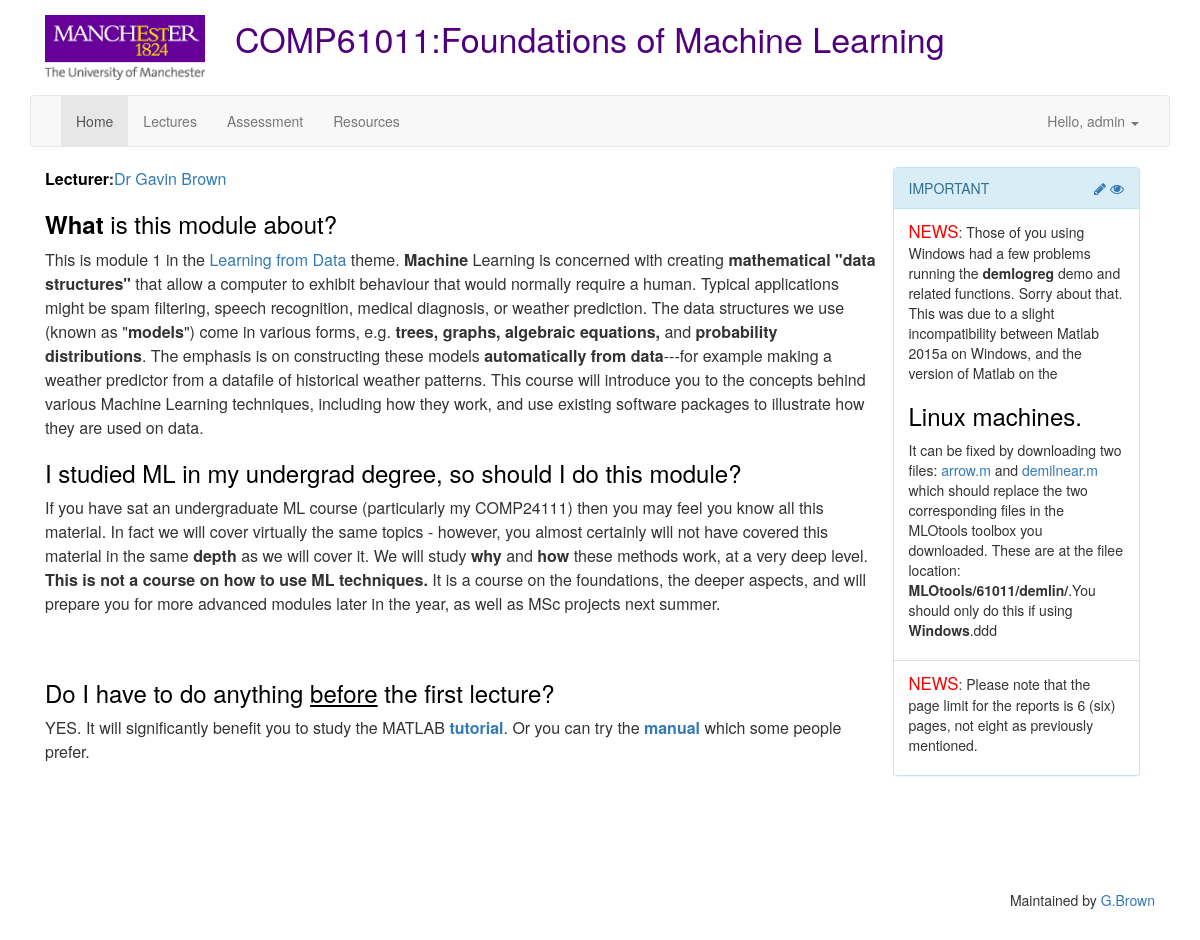
Page /home (signed in) on the committed database.
### tables this page shows
CREATE TABLE sidepanel (
    id integer primary key autoincrement,
    item text not null
);

CREATE TABLE contents (
  id integer primary key autoincrement,
  content text not null,
  url text not null
);

### flaskr.py (the view)
@app.route('/home')
def show_home():
    cur = g.db.execute('SELECT content,url FROM contents WHERE url="/home";')
    content = [dict(text=row[0], url=row[1]) for row in cur.fetchall()]
    cur = g.db.execute('SELECT item,id FROM sidepanel ORDER BY id DESC;')
    sideitem = [dict(item=row[0], id=row[1]) for row in cur.fetchall()]
    return render_template('home.html', content=content, sideitem=sideitem, username=app.config['USERNAME'])

### flaskr.py (called while the page is built)
def connect_db():
    return sqlite3.connect(app.config['DATABASE'])

@app.before_request
def before_request():
    g.db = connect_db()

@app.teardown_request
def teardown_request(exception):
    db = getattr(g, 'db', None)
    if db is not None:
        db.close()

### templates/home.html (shortened to what this page needs)
{% extends "layout_home.html" %}
{% block content %}
    {% if session.logged_in %}
        <div class="row editable">
        {% for content in content %}
        {{content.text | safe}}
        </div>
        <form id="update_content" action="{{ url_for('update_content') }}" action="post">
            <br>
        </form>
        <form id="create_side" action="{{ url_for('create_side') }}" action="post">
            <br>
        </form>
        <form id="update_side" action="{{ url_for('update_side') }}" action="post">
            <br>
        </form>
        <form id="delete_side" action="{{ url_for('delete_side') }}" action="post">
            <br>
        </form>
        {% endfor %}
    {% else %}
        {% for content in content %}
        {{content.text | safe}}
        {% endfor %}
    {% endif %}
{% endblock %}

### templates/layout_home.html (shortened to what this page needs)
<!DOCTYPE html>
<html>
<head>
    <link rel="stylesheet" href="https://maxcdn.bootstrapcdn.com/font-awesome/4.4.0/css/font-awesome.min.css">
    <link rel="stylesheet" href="http://yui.yahooapis.com/pure/0.6.0/grids-responsive-min.css">
    <link href="../static/bower_components/bootstrap/dist/css/bootstrap.min.css" rel="stylesheet">
    <link href="../static/css/styles.css" rel="stylesheet">
</head>
<body>
    <div class="container">
        <header class="container-fluid visible-md-block visible-lg-block">
            <div class="row">
                <div class="col-sm-2">
                    <div class="logo">
                        <a href="http://www.manchester.ac.uk/"><img src="../static/img/logo.png" class="img-responsive" alt="The University of Manchester"></a>
                    </div>
                </div>
                <div class="col-sm-10">
                    <span class="page-title">COMP61011:Foundations of Machine Learning</span>
                </div>
            </div>
        </header>
        <nav class="navbar navbar-default">
            <div class="container-fluid">
                <div class="collapse navbar-collapse" id="menu-items">
                    <ul class="nav navbar-nav">
                        <li class="active"><a href="#">Home<span class="sr-only">(current)</span></a></li>
                        <li><a href="#">Lectures</a></li>
                        <li><a href="#">Assessment</a></li>
                        <li><a href="#">Resources</a></li>
                    </ul>
                    <ul class="nav navbar-nav navbar-right">
                        {% if session.logged_in %}
                        <li class="dropdown">
                            <a href="#" class="dropdown-toggle" data-toggle="dropdown" role="button" aria-haspopup="true" aria-expanded="false">Hello, {{username}} <span class="caret"></span></a>
                        </li>
                        {% else %}
                        <li><a href="{{ url_for('login') }}">Login</a></li>
                        {% endif %}
                    </ul>
                </div>
            </div>
        </nav>
        <div class="container-fluid ">
            <div class="side-panel col-sm-3 pull-right">
                <div class="panel panel-info">
                    <div class="panel-heading">
                        <span>IMPORTANT</span>
                        {% if session.logged_in %}
                        <div class="pull-right">
                            <a href="#" class="side-edit-mode"><i title="Go to edit" class="fa fa-pencil"></i></a>
                            <a href="#" class="side-view-mode"><i title="Go to view" class="fa fa-eye"></i></a>
                        </div>
                        {% endif %}
                    </div>
                    <ul class="list-group">
                        {% for item in sideitem %}
                        <li class="list-group-item" id="side_item_{{item.id}}">
                            {{ item.item | safe }}
                        </li>
                        {% endfor %}
                    </ul>
                </div>
            </div>
            <div class="col-sm-9 content">
                {% block content %}{% endblock %}
            </div>
        </div>
    </div>
    <div class="footer container">
        <div class="container-fluid pull-right">
            <p>Maintained by <a href="http://www.cs.man.ac.uk/~gbrown/">G.Brown</a></p>
        </div>
    </div>
</body>
</html>

### static/css/styles.css (style rules this page uses)
body { margin-bottom: 10px; }
h1, .h1, h2, .h2, h3, .h3, h4, .h4, h5, .h5, h6, .h6 { font-family: "Helvetica Neue", Helvetica, Arial, sans-serif; color: #000; }
header { margin-top: 15px; margin-bottom: 15px; }
.page-title { padding-left: auto; padding-right: auto; padding-top: 10px; font-size: 34px; color: #50007c; cursor: pointer; }
.content { font-size: 16px; line-height: 1.5; }
.footer { margin-top: 20px; margin-bottom: 20px; }
@media (min-width: 768px) { .side-panel .list-group { overflow: auto; max-height:640px; } }
.wysiwyg-font-size-larger { font-size: larger; }
.wysiwyg-color-black { color: #000; }
.wysiwyg-color-red { color: red; }

### rows in the picture
sidepanel: item "NEWS : Those of you using Windows had a few problems running the demlogreg demo and related functions. Sorry about that. This was due to a slight incompatibility between Matlab 2015a on Windows, and the version of Matlab on the Linux machines. It can be fixed by downloading two files: arrow.m and demilnear.m which should replace the two corresponding files in the MLOtools toolbox you downloaded. These are at the filee location: MLOtools/61011/demlin/ .You should only do this if using Windows .ddd"
sidepanel: item "NEWS : Please note that the page limit for the reports is 6 (six) pages, not eight as previously mentioned."
contents: text "Lecturer : Dr Gavin Brown What is this module about? This is module 1 in the Learning from Data theme. Machine Learning is concerned with creating mathematical \"data structures\" that allow a computer to exhibit behaviour that would normally require a human. Typical applications might be spam filtering, speech recognition, medical diagnosis, or weather prediction. The data structures we use (known as \" models \") come in various forms, e.g. trees, graphs, algebraic equations, and probability distributions . The emphasis is on constructing these models automatically from data ---for example making a weather predictor from a datafile of historical weather patterns. This course will introduce…"

### other values in the picture
{{ username }} "admin"
